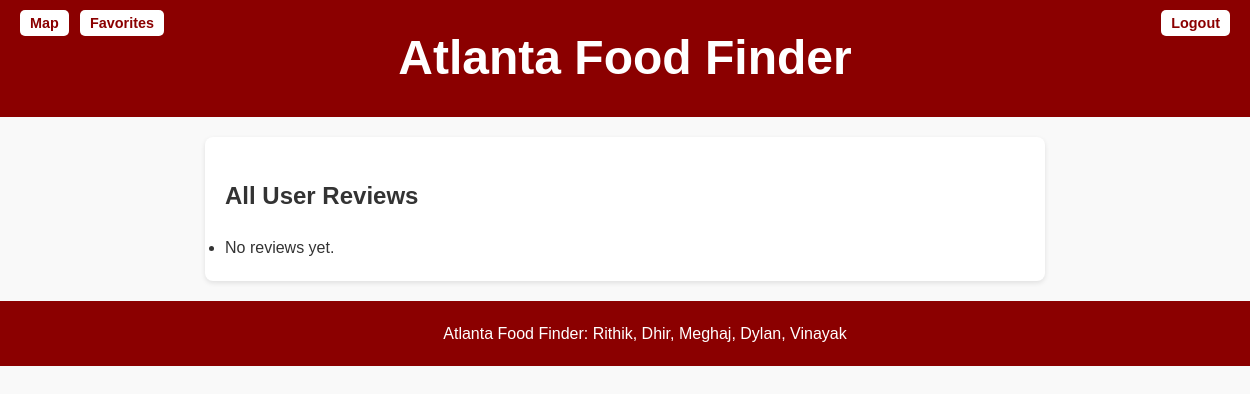
/users/all-reviews/, run on an earlier commit of the app's database.
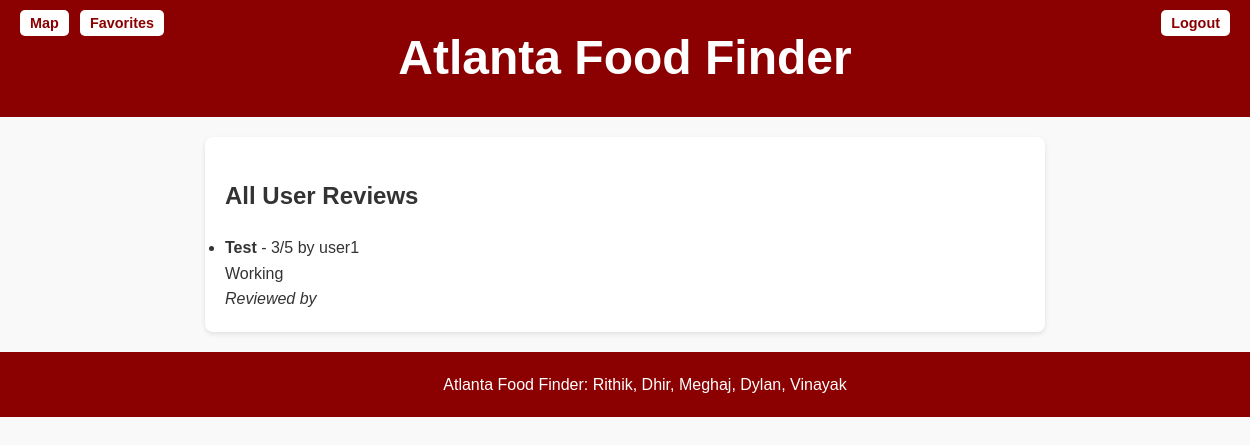
And on a later commit of the database.
### users/models.py (models this page shows, shortened)
class Review(models.Model):
    user = models.ForeignKey(User, on_delete=models.CASCADE)
    restaurant_name = models.CharField(max_length=255)
    rating = models.PositiveIntegerField(default=1, choices=[(i, i) for i in range(1, 6)])  # Rating from 1 to 5
    review_text = models.TextField()

### users/views.py (the view)
# urls.py: path('all-reviews/', views.all_reviews, name='all_reviews'),
def all_reviews(request):
    reviews = Review.objects.all()  # Get all reviews from all users
    return render(request, 'users/all_reviews.html', {'reviews': reviews})

### users/templates/users/all_reviews.html
{% extends "users/base.html" %}
{% block content %}
    <h2>All User Reviews</h2>
    <ul>
        {% for review in reviews %}
            <li>
                <strong>{{ review.restaurant_name }}</strong> - {{ review.rating }}/5 by {{ review.user.username }}
                <br>{{ review.review_text }}
                <br><em>Reviewed by {{ review.user.first_name }} {{ review.user.last_name }}</em>
            </li>
        {% empty %}
            <li>No reviews yet.</li>
        {% endfor %}
    </ul>
{% endblock %}

### users/templates/users/base.html (shortened to what this page needs)
{% load static %}
<!DOCTYPE html>
<html lang="en">
<head>
    <link rel="stylesheet" href="{% static 'css/base.css' %}">
</head>
<body>
    <header>
        <h1>Atlanta Food Finder</h1>
        <li class="logout-button"><a href="{% url 'home' %}">Logout</a></li>
        <li class="map-button"><a href="{% url 'landing' %}">Map</a></li>
        <li class="favorite-button"><a href="{% url 'list_favorites' %}">Favorites</a></li>
    </header>
    <main>
        {% block content %}
        {% endblock %}
    </main>
    <footer>
        <p>Atlanta Food Finder: Rithik, Dhir, Meghaj, Dylan, Vinayak</p>
    </footer>
</body>
</html>

### users/static/css/base.css (style rules this page uses)
body, h1, p, ul { margin: 0; padding: 0; }
body { font-family: Arial, sans-serif; line-height: 1.6; background-color: #f9f9f9; color: #333; }
header { background-color: #2c3e50; color: white; padding: 20px 0; text-align: center; }
main { padding: 20px; max-width: 800px; margin: 20px auto; background: white; border-radius: 8px; box-shadow: 0 2px 5px rgba(0, 0, 0, 0.1); }
footer { text-align: center; padding: 10px 0; background-color: #2c3e50; color: white; position: relative; bottom: 0; width: 100%; }

### users/templates/users/base.html (style rules this page uses)
header { background-color: darkred; color: white; padding: 20px; text-align: center; position: relative; }
header h1 { margin: 0; font-size: 3rem; }
header .logout-button { list-style: none; position: absolute; top: 10px; right: 20px; }
header .logout-button a { background-color: white; color: darkred; padding: 5px 10px; text-decoration: none; border-radius: 5px; font-weight: bold; font-size: 0.9rem; }
header .map-button { list-style: none; position: absolute; top: 10px; left: 20px; }
header .map-button a { background-color: white; color: darkred; padding: 5px 10px; text-decoration: none; border-radius: 5px; font-weight: bold; font-size: 0.9rem; }
header .favorite-button { list-style: none; position: absolute; top: 10px; left: 80px; }
header .favorite-button a { background-color: white; color: darkred; padding: 5px 10px; text-decoration: none; border-radius: 5px; font-weight: bold; font-size: 0.9rem; }
footer { background-color: darkred; color: white; padding: 20px; text-align: center; }

What changed in the data, as far as the page shows it:
added Review: restaurant_name "Test", rating "3", user.username "user1", review_text "Working"
Also different on the page:
text no longer shown: "No reviews yet."
